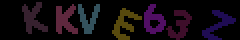
#> input picture PyProj/pics/KKVE63Z.png, 120 x 20 px (shown 2 times larger)
$ python histogramX.py
#> lines starting #> are read from the running program, lines starting #| are printed output that depends on the picture
import cv2
from matplotlib import pyplot as plt
import numpy as np
from scipy.signal import argrelextrema

from segmentation.noiseFilter import noiseFilter

# i = Image.open('pics/ajax-captcha.jpg')
# a = np.array(i.convert('L'))
img = cv2.imread('../pics/KKVE63Z.png', 0 )
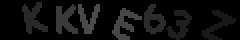
#> img: shape (20, 120) (shown 2 times larger); min 0, max 74, mean 13.8
# noiselessImg = noiseFilter(img)

b = img.sum(0)  # or 1 depending on the axis you want to sum across
#> b = 120 values, max 923 at index 61, min 0 at index 0, mean 275
x = np.array([1,2,4,3,5,8,7,6,12,15,13])

# for local maxima
max = argrelextrema(b, np.greater)
#> max = ([13, 59, 61, 74, 80, 85],)

# for local minima
min = argrelextrema(b, np.less)
#> min = ([16, 31, 38, 44, 60, 71, 78, 83, 86],)

plt.subplot(211), plt.imshow(img, 'gray')
plt.subplot(212), plt.plot(b)
plt.show()
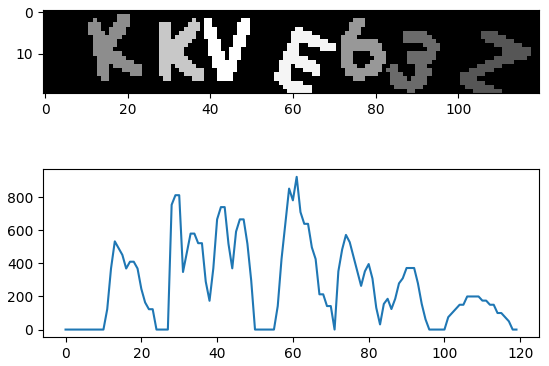
#> figure drawn by matplotlib, 2 panels; panel 2: curve peaks at x = 61, y = 923
plt.pause(9999)

$ run again, with PyProj/pics/QuickCaptcha2 1.0.png copied over PyProj/pics/KKVE63Z.png
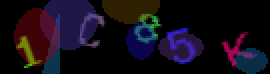
#> input picture PyProj/pics/QuickCaptcha2 1.0.png, 135 x 37 px (shown 2 times larger)
#> `img = cv2.imread('../pics/KKVE63Z.png', 0 )`:
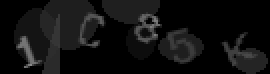
#> img: shape (37, 135) (shown 2 times larger); min 0, max 138, mean 16.2
#> b = 135 values, max 1677 at index 29, min 0 at index 0, mean 600.9
#> max = ([14, 29, 41, 51, 69, 71, 76, 88, 92, 114, 119, 123, 125],)
#> min = ([19, 30, 38, 50, 53, 70, 74, 89, 115, 122, 124],)
#> `plt.show()`:
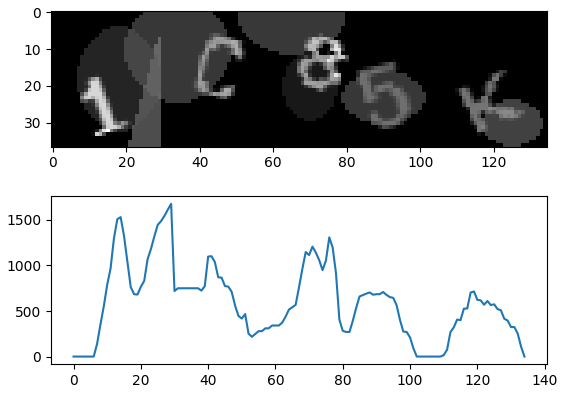
#> figure drawn by matplotlib, 2 panels; panel 2: curve peaks at x = 29, y = 1677
